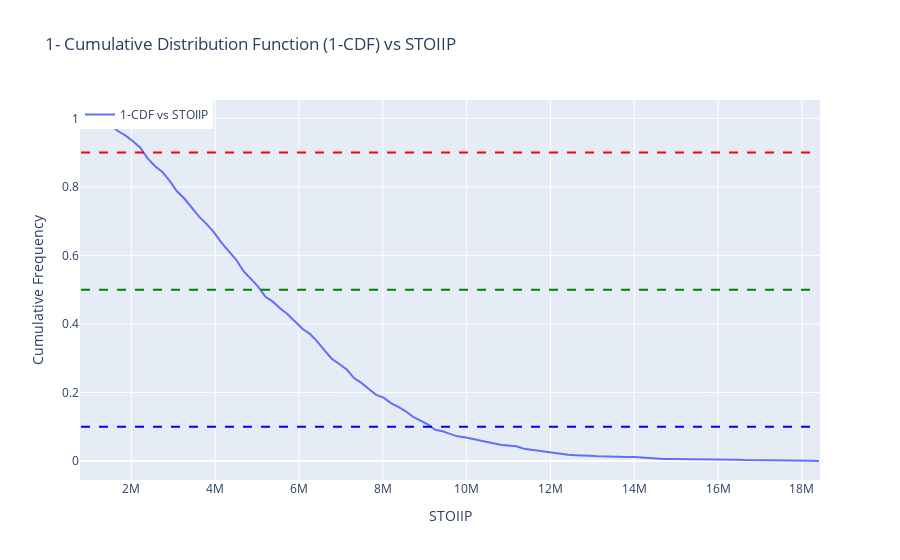

Source (notebook cell):
### Code cell
# Create a figure using plotly
fig = go.Figure()

# Plot the _1CDF line
fig.add_trace(go.Scatter(x=bin_edges[:-1], y=_1CDF, mode='lines', name='1-CDF vs STOIIP'))

# Adding horizontal lines for probabilities 0.9, 0.5, and 0.1
fig.add_shape(dict(type="line", x0=min(bin_edges[:-1]), x1=max(bin_edges[:-1]), y0=0.9, y1=0.9, line=dict(color="red", dash="dash"), name='Probability 0.9'))
fig.add_shape(dict(type="line", x0=min(bin_edges[:-1]), x1=max(bin_edges[:-1]), y0=0.5, y1=0.5, line=dict(color="green", dash="dash"), name='Probability 0.5'))
fig.add_shape(dict(type="line", x0=min(bin_edges[:-1]), x1=max(bin_edges[:-1]), y0=0.1, y1=0.1, line=dict(color="blue", dash="dash"), name='Probability 0.1'))

# Update layout
fig.update_layout(
    xaxis=dict(title='STOIIP'),
    yaxis=dict(title='Cumulative Frequency'),
    title='1- Cumulative Distribution Function (1-CDF) vs STOIIP',
    showlegend=True,
    legend=dict(x=0, y=1, traceorder='normal', orientation='h'),
)

# Show the interactive plot
fig.show()
